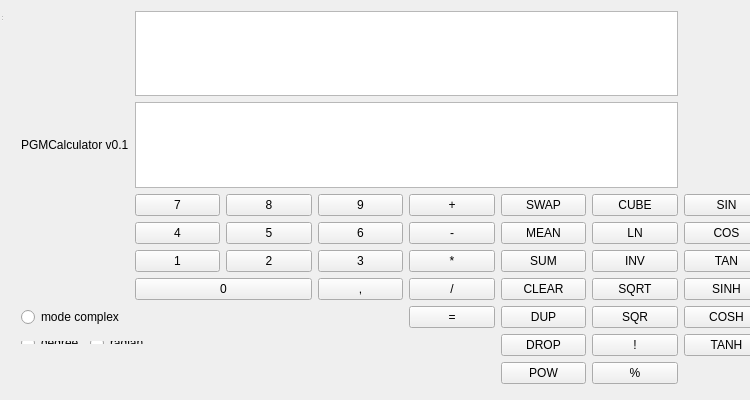
<?xml version="1.0" encoding="UTF-8"?>
<ui version="4.0">
 <class>Onglet</class>
 <widget class="QWidget" name="Onglet">
  <property name="geometry">
   <rect>
    <x>0</x>
    <y>0</y>
    <width>750</width>
    <height>400</height>
   </rect>
  </property>
  <property name="minimumSize">
   <size>
    <width>750</width>
    <height>400</height>
   </size>
  </property>
  <property name="maximumSize">
   <size>
    <width>750</width>
    <height>400</height>
   </size>
  </property>
  <property name="baseSize">
   <size>
    <width>750</width>
    <height>400</height>
   </size>
  </property>
  <property name="windowTitle">
   <string>Onglet</string>
  </property>
  <widget class="QWidget" name="centralWidget">
   <widget class="QWidget" name="gridLayoutWidget">
    <property name="geometry">
     <rect>
      <x>10</x>
      <y>0</y>
      <width>770</width>
      <height>395</height>
     </rect>
    </property>
    <layout class="QGridLayout" name="gridLayout">
     <item row="6" column="1" colspan="2">
      <widget class="QPushButton" name="Button0">
       <property name="text">
        <string>0</string>
       </property>
      </widget>
     </item>
     <item row="5" column="1">
      <widget class="QPushButton" name="Button1">
       <property name="text">
        <string>1</string>
       </property>
      </widget>
     </item>
     <item row="5" column="2">
      <widget class="QPushButton" name="Button2">
       <property name="text">
        <string>2</string>
       </property>
      </widget>
     </item>
     <item row="2" column="1">
      <widget class="QPushButton" name="Button7">
       <property name="text">
        <string>7</string>
       </property>
      </widget>
     </item>
     <item row="4" column="1">
      <widget class="QPushButton" name="Button4">
       <property name="text">
        <string>4</string>
       </property>
      </widget>
     </item>
     <item row="4" column="2">
      <widget class="QPushButton" name="Button5">
       <property name="text">
        <string>5</string>
       </property>
      </widget>
     </item>
     <item row="5" column="3">
      <widget class="QPushButton" name="Button3">
       <property name="text">
        <string>3</string>
       </property>
      </widget>
     </item>
     <item row="6" column="3">
      <widget class="QPushButton" name="ButtonPoint">
       <property name="text">
        <string>,</string>
       </property>
      </widget>
     </item>
     <item row="4" column="3">
      <widget class="QPushButton" name="Button6">
       <property name="text">
        <string>6</string>
       </property>
      </widget>
     </item>
     <item row="2" column="2">
      <widget class="QPushButton" name="Button8">
       <property name="text">
        <string>8</string>
       </property>
      </widget>
     </item>
     <item row="2" column="3">
      <widget class="QPushButton" name="Button9">
       <property name="text">
        <string>9</string>
       </property>
      </widget>
     </item>
     <item row="2" column="5">
      <widget class="QPushButton" name="Buttonswap">
       <property name="text">
        <string>SWAP</string>
       </property>
      </widget>
     </item>
     <item row="4" column="5">
      <widget class="QPushButton" name="Buttonmean">
       <property name="text">
        <string>MEAN</string>
       </property>
      </widget>
     </item>
     <item row="5" column="5">
      <widget class="QPushButton" name="Buttonsum">
       <property name="text">
        <string>SUM</string>
       </property>
      </widget>
     </item>
     <item row="6" column="5">
      <widget class="QPushButton" name="Buttonclear">
       <property name="text">
        <string>CLEAR</string>
       </property>
      </widget>
     </item>
     <item row="7" column="5">
      <widget class="QPushButton" name="Buttondup">
       <property name="text">
        <string>DUP</string>
       </property>
      </widget>
     </item>
     <item row="8" column="5">
      <widget class="QPushButton" name="Buttondrop">
       <property name="text">
        <string>DROP</string>
       </property>
      </widget>
     </item>
     <item row="2" column="6">
      <widget class="QPushButton" name="Buttoncube">
       <property name="text">
        <string>CUBE</string>
       </property>
      </widget>
     </item>
     <item row="4" column="6">
      <widget class="QPushButton" name="Buttonln">
       <property name="text">
        <string>LN</string>
       </property>
      </widget>
     </item>
     <item row="5" column="6">
      <widget class="QPushButton" name="Buttoninv">
       <property name="text">
        <string>INV</string>
       </property>
      </widget>
     </item>
     <item row="6" column="6">
      <widget class="QPushButton" name="Buttonsqrt">
       <property name="text">
        <string>SQRT</string>
       </property>
      </widget>
     </item>
     <item row="7" column="6">
      <widget class="QPushButton" name="Buttonsqr">
       <property name="text">
        <string>SQR</string>
       </property>
      </widget>
     </item>
     <item row="8" column="6">
      <widget class="QPushButton" name="Buttonfact">
       <property name="text">
        <string>!</string>
       </property>
      </widget>
     </item>
     <item row="2" column="4">
      <widget class="QPushButton" name="Buttonplus">
       <property name="text">
        <string>+</string>
       </property>
      </widget>
     </item>
     <item row="4" column="4">
      <widget class="QPushButton" name="Buttonmoin">
       <property name="text">
        <string>-</string>
       </property>
      </widget>
     </item>
     <item row="5" column="4">
      <widget class="QPushButton" name="Buttonmultiplier">
       <property name="text">
        <string>*</string>
       </property>
      </widget>
     </item>
     <item row="6" column="4">
      <widget class="QPushButton" name="Buttondiviser">
       <property name="text">
        <string>/</string>
       </property>
      </widget>
     </item>
     <item row="2" column="7">
      <widget class="QPushButton" name="Buttonsin">
       <property name="text">
        <string>SIN</string>
       </property>
      </widget>
     </item>
     <item row="4" column="7">
      <widget class="QPushButton" name="Buttoncos">
       <property name="text">
        <string>COS</string>
       </property>
      </widget>
     </item>
     <item row="5" column="7">
      <widget class="QPushButton" name="Buttontan">
       <property name="text">
        <string>TAN</string>
       </property>
      </widget>
     </item>
     <item row="6" column="7">
      <widget class="QPushButton" name="Buttonsinh">
       <property name="text">
        <string>SINH</string>
       </property>
      </widget>
     </item>
     <item row="7" column="7">
      <widget class="QPushButton" name="Buttoncosh">
       <property name="text">
        <string>COSH</string>
       </property>
      </widget>
     </item>
     <item row="8" column="7">
      <widget class="QPushButton" name="Buttontanh">
       <property name="text">
        <string>TANH</string>
       </property>
      </widget>
     </item>
     <item row="7" column="0">
      <widget class="QRadioButton" name="radioButtoncomplex">
       <property name="text">
        <string>mode complex</string>
       </property>
      </widget>
     </item>
     <item row="1" column="1" colspan="6">
      <widget class="QTextBrowser" name="resultdisplay"/>
     </item>
     <item row="0" column="1" colspan="6">
      <widget class="QTextBrowser" name="piledisplay"/>
     </item>
     <item row="1" column="0">
      <widget class="QLabel" name="label">
       <property name="text">
        <string>PGMCalculator v0.1</string>
       </property>
      </widget>
     </item>
     <item row="7" column="4">
      <widget class="QPushButton" name="Buttonegale">
       <property name="text">
        <string>=</string>
       </property>
      </widget>
     </item>
     <item row="9" column="5">
      <widget class="QPushButton" name="Buttonpow">
       <property name="text">
        <string>POW</string>
       </property>
      </widget>
     </item>
     <item row="9" column="6">
      <widget class="QPushButton" name="Buttonmod">
       <property name="text">
        <string>%</string>
       </property>
      </widget>
     </item>
    </layout>
   </widget>
   <widget class="QWidget" name="formLayoutWidget_5">
    <property name="geometry">
     <rect>
      <x>10</x>
      <y>330</y>
      <width>160</width>
      <height>25</height>
     </rect>
    </property>
    <layout class="QFormLayout" name="formLayout_5">
     <property name="fieldGrowthPolicy">
      <enum>QFormLayout::AllNonFixedFieldsGrow</enum>
     </property>
     <item row="0" column="0">
      <widget class="QRadioButton" name="radioButtondegree">
       <property name="text">
        <string>degree</string>
       </property>
      </widget>
     </item>
     <item row="0" column="1">
      <widget class="QRadioButton" name="radioButtonradian">
       <property name="text">
        <string>radian</string>
       </property>
      </widget>
     </item>
    </layout>
   </widget>
  </widget>
  <widget class="QToolBar" name="mainToolBar">
   <attribute name="toolBarArea">
    <enum>TopToolBarArea</enum>
   </attribute>
   <attribute name="toolBarBreak">
    <bool>false</bool>
   </attribute>
  </widget>
  <widget class="QStatusBar" name="statusBar"/>
 </widget>
 <layoutdefault spacing="6" margin="11"/>
 <resources/>
 <connections/>
</ui>
